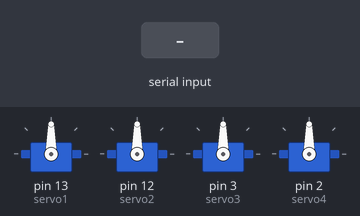
The sketch below on a simulated Arduino Uno, built with avr-gcc and run on an emulated ATmega328P. Shown: 4 × servo. The test bench sets the inputs (shaded band).

Above: at 1.2 s.
1.3 s: "90,45,200\n" received over Serial
At 2.1 s:
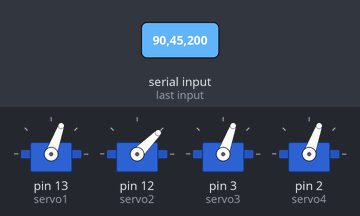
2.8 s: "30,150,10\n" received over Serial
At 3.3 s:
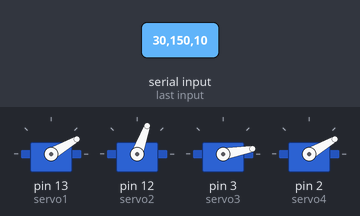
4.3 s: "90,45\n" received over Serial
At 5.4 s:
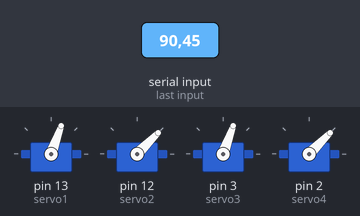
5.8 s: "30,150\n" received over Serial
At 6.6 s:
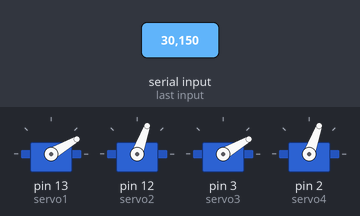
7.3 s: "90,45,200,10\n" received over Serial
At 8.0 s:
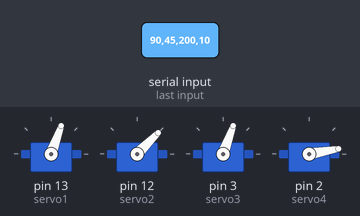
8.8 s: "30,150,10,200\n" received over Serial
At 9.2 s:
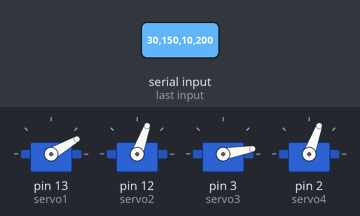
Timing chart, 0 to 11.3 s (numbered marks = the images above; inputs shaded):
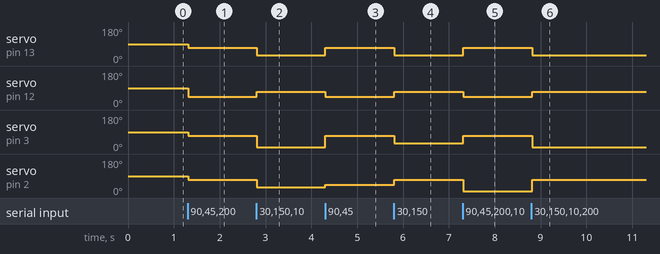

Measured:
- after the input at 1.3 s, servo on pin 13 (servo1), servo on pin 3 (servo3), servo on pin 2 (servo4): 90° → 70° at once; servo on pin 12 (servo2): 90° → 45° at once
- after the input at 2.8 s, servo on pin 13 (servo1), servo on pin 2 (servo4): 70° → 30° at once; servo on pin 12 (servo2): 45° → 70° at once; servo on pin 3 (servo3): 70° → 10° at once
- after the input at 4.3 s, servo on pin 13 (servo1): 30° → 70° at once; servo on pin 12 (servo2): 70° → 45° at once; servo on pin 3 (servo3): 10° → 70° at once; servo on pin 2 (servo4): 30° → 45° at once
- after the input at 5.8 s, servo on pin 13 (servo1), servo on pin 3 (servo3): 70° → 30° at once; servo on pin 12 (servo2), servo on pin 2 (servo4): 45° → 70° at once
- after the input at 7.3 s, servo on pin 13 (servo1), servo on pin 3 (servo3): 30° → 70° at once; servo on pin 12 (servo2): 70° → 45° at once; servo on pin 2 (servo4): 70° → 10° at once
- after the input at 8.8 s, servo on pin 13 (servo1): 70° → 30° at once; servo on pin 12 (servo2): 45° → 70° at once; servo on pin 3 (servo3): 70° → 10° at once; servo on pin 2 (servo4): 10° → 70° at once

The sketch:

comunicacionServosJoystick.ino
```cpp
#include <Servo.h>

Servo servo1;
Servo servo2;
Servo servo3;
Servo servo4;

void setup() {
  Serial.begin(9600);
  servo1.attach(13);
  servo2.attach(12);
  servo3.attach(3);
  servo4.attach(2);
}

void loop() {
  if (Serial.available() > 0) {
    String data = Serial.readStringUntil('\n');
    int index = data.indexOf(',');
    int servo1Pos = data.substring(0, index).toInt();
    int servo2Pos = data.substring(index + 1, data.indexOf(',', index + 1)).toInt();
    index = data.indexOf(',', index + 1);
    int servo3Pos = data.substring(index + 1, data.indexOf(',', index + 1)).toInt();
    int servo4Pos = data.substring(data.indexOf(',', index + 1) + 1).toInt();

    // Limitar el rango de los servomotores entre 5 y 70
    servo1Pos = constrain(servo1Pos, 5, 70);
    servo2Pos = constrain(servo2Pos, 5, 70);
    servo3Pos = constrain(servo3Pos, 5, 70);
    servo4Pos = constrain(servo4Pos, 5, 70);

    servo1.write(servo1Pos);
    servo2.write(servo2Pos);
    servo3.write(servo3Pos);
    servo4.write(servo4Pos);
  }
}
```
